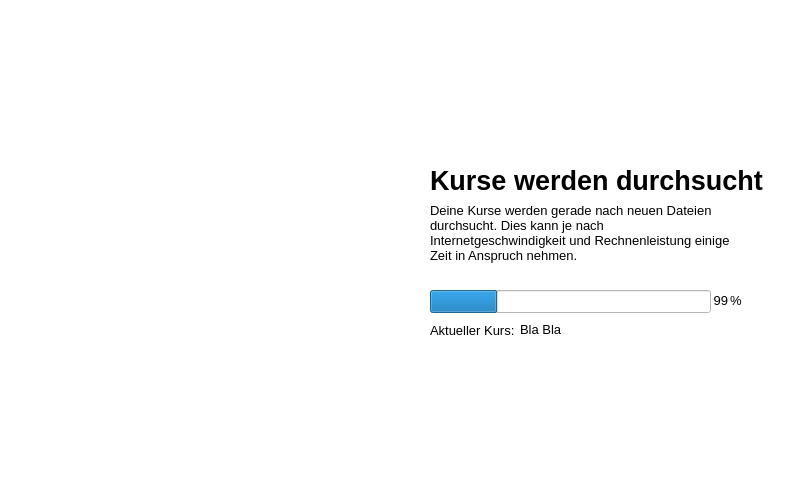
<?xml version="1.0" encoding="UTF-8"?>
<ui version="4.0">
 <class>Form</class>
 <widget class="QWidget" name="Form">
  <property name="geometry">
   <rect>
    <x>0</x>
    <y>0</y>
    <width>800</width>
    <height>500</height>
   </rect>
  </property>
  <property name="windowTitle">
   <string>Form</string>
  </property>
  <property name="autoFillBackground">
   <bool>false</bool>
  </property>
  <property name="styleSheet">
   <string notr="true">color: rgb(255, 255, 255);
background-color: rgb(255, 255, 255);</string>
  </property>
  <widget class="QLabel" name="picture">
   <property name="geometry">
    <rect>
     <x>0</x>
     <y>0</y>
     <width>400</width>
     <height>500</height>
    </rect>
   </property>
   <property name="text">
    <string>&lt;html&gt;&lt;head/&gt;&lt;body&gt;&lt;p&gt;&lt;img src=&quot;:/test/pictures/Login.JPG&quot;/&gt;&lt;/p&gt;&lt;/body&gt;&lt;/html&gt;</string>
   </property>
  </widget>
  <widget class="QLabel" name="title">
   <property name="geometry">
    <rect>
     <x>430</x>
     <y>160</y>
     <width>351</width>
     <height>41</height>
    </rect>
   </property>
   <property name="font">
    <font>
     <family>Segoe UI</family>
     <pointsize>20</pointsize>
     <weight>75</weight>
     <bold>true</bold>
    </font>
   </property>
   <property name="styleSheet">
    <string notr="true">color: rgb(0, 0, 0);</string>
   </property>
   <property name="text">
    <string>Kurse werden durchsucht</string>
   </property>
   <property name="textFormat">
    <enum>Qt::PlainText</enum>
   </property>
  </widget>
  <widget class="QLabel" name="label_description">
   <property name="geometry">
    <rect>
     <x>430</x>
     <y>202</y>
     <width>311</width>
     <height>61</height>
    </rect>
   </property>
   <property name="font">
    <font>
     <family>Segoe UI</family>
     <pointsize>10</pointsize>
     <weight>50</weight>
     <italic>false</italic>
     <bold>false</bold>
    </font>
   </property>
   <property name="styleSheet">
    <string notr="true">color: rgb(0, 0, 0);
font: 10pt &quot;Segoe UI&quot;;</string>
   </property>
   <property name="text">
    <string>Deine Kurse werden gerade nach neuen Dateien durchsucht. Dies kann je nach Internetgeschwindigkeit und Rechnenleistung einige Zeit in Anspruch nehmen.</string>
   </property>
   <property name="wordWrap">
    <bool>true</bool>
   </property>
  </widget>
  <widget class="QWidget" name="widget" native="true">
   <property name="geometry">
    <rect>
     <x>0</x>
     <y>0</y>
     <width>800</width>
     <height>500</height>
    </rect>
   </property>
   <property name="styleSheet">
    <string notr="true">background-color: rgb(255, 255, 255)</string>
   </property>
  </widget>
  <widget class="QProgressBar" name="progress_bar">
   <property name="geometry">
    <rect>
     <x>430</x>
     <y>290</y>
     <width>281</width>
     <height>23</height>
    </rect>
   </property>
   <property name="value">
    <number>24</number>
   </property>
   <property name="alignment">
    <set>Qt::AlignCenter</set>
   </property>
   <property name="textVisible">
    <bool>false</bool>
   </property>
   <property name="format">
    <string>%p%                                                                                 </string>
   </property>
  </widget>
  <widget class="QLabel" name="label_aktueller_kurs">
   <property name="geometry">
    <rect>
     <x>430</x>
     <y>320</y>
     <width>91</width>
     <height>21</height>
    </rect>
   </property>
   <property name="font">
    <font>
     <family>Segoe UI</family>
     <pointsize>10</pointsize>
     <weight>50</weight>
     <italic>false</italic>
     <bold>false</bold>
    </font>
   </property>
   <property name="styleSheet">
    <string notr="true">color: rgb(0, 0, 0);
font: 10pt &quot;Segoe UI&quot;;</string>
   </property>
   <property name="text">
    <string>Aktueller Kurs:</string>
   </property>
   <property name="wordWrap">
    <bool>true</bool>
   </property>
  </widget>
  <widget class="QLabel" name="label_percentage">
   <property name="geometry">
    <rect>
     <x>710</x>
     <y>290</y>
     <width>18</width>
     <height>21</height>
    </rect>
   </property>
   <property name="font">
    <font>
     <family>Segoe UI</family>
     <pointsize>10</pointsize>
     <weight>50</weight>
     <italic>false</italic>
     <bold>false</bold>
    </font>
   </property>
   <property name="styleSheet">
    <string notr="true">color: rgb(0, 0, 0);
font: 10pt &quot;Segoe UI&quot;;</string>
   </property>
   <property name="text">
    <string>99</string>
   </property>
   <property name="alignment">
    <set>Qt::AlignRight|Qt::AlignTrailing|Qt::AlignVCenter</set>
   </property>
   <property name="wordWrap">
    <bool>true</bool>
   </property>
  </widget>
  <widget class="QLabel" name="label_percent">
   <property name="geometry">
    <rect>
     <x>730</x>
     <y>290</y>
     <width>18</width>
     <height>21</height>
    </rect>
   </property>
   <property name="font">
    <font>
     <family>Segoe UI</family>
     <pointsize>10</pointsize>
     <weight>50</weight>
     <italic>false</italic>
     <bold>false</bold>
    </font>
   </property>
   <property name="styleSheet">
    <string notr="true">color: rgb(0, 0, 0);
font: 10pt &quot;Segoe UI&quot;;</string>
   </property>
   <property name="text">
    <string>%</string>
   </property>
   <property name="alignment">
    <set>Qt::AlignLeading|Qt::AlignLeft|Qt::AlignVCenter</set>
   </property>
   <property name="wordWrap">
    <bool>true</bool>
   </property>
  </widget>
  <widget class="QLabel" name="label_current_course_name">
   <property name="geometry">
    <rect>
     <x>520</x>
     <y>322</y>
     <width>191</width>
     <height>81</height>
    </rect>
   </property>
   <property name="font">
    <font>
     <family>Segoe UI</family>
     <pointsize>10</pointsize>
     <weight>50</weight>
     <italic>false</italic>
     <bold>false</bold>
    </font>
   </property>
   <property name="styleSheet">
    <string notr="true">color: rgb(0, 0, 0);
font: 10pt &quot;Segoe UI&quot;;</string>
   </property>
   <property name="text">
    <string>Bla Bla</string>
   </property>
   <property name="alignment">
    <set>Qt::AlignLeading|Qt::AlignLeft|Qt::AlignTop</set>
   </property>
   <property name="wordWrap">
    <bool>true</bool>
   </property>
  </widget>
  <zorder>widget</zorder>
  <zorder>picture</zorder>
  <zorder>title</zorder>
  <zorder>label_description</zorder>
  <zorder>label_aktueller_kurs</zorder>
  <zorder>label_percentage</zorder>
  <zorder>label_percent</zorder>
  <zorder>progress_bar</zorder>
  <zorder>label_current_course_name</zorder>
 </widget>
 <resources>
  <include location="resources.qrc"/>
 </resources>
 <connections/>
</ui>
